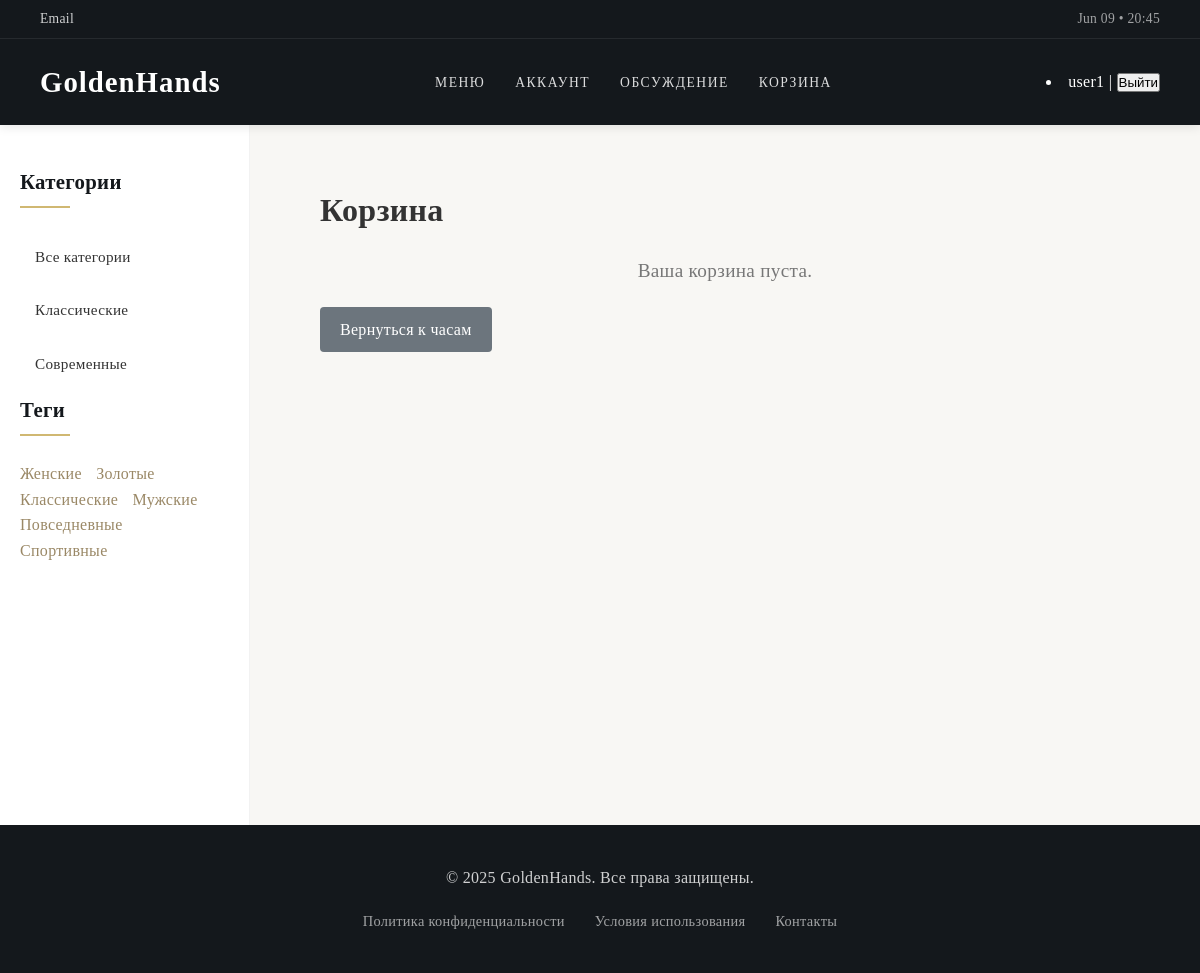
Screenshot of /cart/ (signed in) with the database file from the repository.
### users/models.py (models this page shows)
class User(AbstractUser):
    date_birth = models.DateField(null=True, blank=True)
    photo = models.ImageField(upload_to='users/%Y/%m/%d/', blank=True)

### WebApp/models.py (models this page shows, shortened)
class Category(models.Model):
    name = models.CharField('Название', max_length=100)
    slug = models.SlugField('URL', max_length=100, unique=True)
    class Meta:
        verbose_name = 'Категория'
        verbose_name_plural = 'Категории'
        ordering = ['name']

class Tag(models.Model):
    name = models.CharField('Название', max_length=100, db_index=True)
    slug = models.SlugField('URL', max_length=255, unique=True, db_index=True)
    class Meta:
        verbose_name = 'Тег'
        verbose_name_plural = 'Теги'
        ordering = ['name']

### WebApp/views.py (the view, shortened to what this page needs)
# urls.py: path('cart/', views.cart_view, name='cart'),
@login_required
def cart_view(request):
    cart, created = Cart.objects.get_or_create(user=request.user)
    cart_items = cart.items.all()
    cart_total = sum(item.watch.price * item.quantity for item in cart_items)
    cart_items_with_totals = [{'item': item, 'total': item.watch.price * item.quantity} for item in cart_items]
    return render(request, 'cart.html', {
        'cart': cart,
        'cart_items': cart_items_with_totals,
        'cart_total': cart_total,
    })

### WebApp/templatetags/watch_tags.py (called while the page is built)
@register.inclusion_tag('list_categories.html')
def show_categories(cat_selected=0):
    cats = Category.objects.all()
    return {'cats': cats, 'cat_selected': cat_selected}

@register.inclusion_tag('list_tags.html')
def show_tags():
    tags = Tag.objects.annotate(total=Count('watches')).filter(total__gt=0)
    return {'tags': tags}

### WebProgramming/context_processors.py (called while the page is built)
def current_time(request):
    return {'current_time': datetime.now().strftime("%b %d • %H:%M")}

### users/context_processors.py (called while the page is built)
def get_women_context(request):
    return {'mainmenu': menu}

### templates/cart.html (shortened to what this page needs)
{% extends 'base.html' %}
{% load static %}
{% block content %}
<link rel="stylesheet" href="{% static 'css/styles.css' %}">
<div class="cart-page">
    <h1 class="cart-title">Корзина</h1>
    {% if cart_items %}
        <div class="cart-items">
            {% for item in cart_items %}
                <div class="cart-item">
                    <div class="cart-item-image">
                        {% if item.item.watch.image %}
                            <img src="{{ item.item.watch.image.url }}" alt="{{ item.item.watch.title }}" class="cart-item-img">
                        {% else %}
                            <img src="{% static 'images/default-watch.png' %}" alt="Default watch" class="cart-item-img">
                        {% endif %}
                    </div>
                    <div class="cart-item-details">
                        <h3 class="cart-item-title">{{ item.item.watch.title }}</h3>
                        <p class="cart-item-price">Цена: {{ item.item.watch.price|floatformat:2 }} ₽</p>
                        <form method="post" action="{% url 'cart' %}" class="cart-item-quantity-form">
                            {% csrf_token %}
                            <input type="hidden" name="item_id" value="{{ item.item.id }}">
                            <input type="hidden" name="action" value="update">
                            Количество:
                            <input type="number" name="quantity" value="{{ item.item.quantity }}" min="1" class="cart-item-quantity-input">
                            <button type="submit" class="cart-item-update-btn">Обновить</button>
                        </form>
                        <p class="cart-item-total">Итого: {{ item.total|floatformat:2 }} ₽</p>
                        <form method="post" action="{% url 'cart' %}" class="cart-item-remove-form">
                            {% csrf_token %}
                            <input type="hidden" name="item_id" value="{{ item.item.id }}">
                            <input type="hidden" name="action" value="remove">
                            <button type="submit" class="cart-item-remove-btn">Удалить</button>
                        </form>
                    </div>
                </div>
            {% endfor %}
        </div>
        <div class="cart-summary">
            <h2 class="cart-summary-title">Итоговая стоимость</h2>
            <p class="cart-total">Общая сумма: <strong>{{ cart_total|floatformat:2 }} ₽</strong></p>
            <a href="#" class="btn-checkout">Оформить заказ</a>
        </div>
    {% else %}
        <p class="cart-empty">Ваша корзина пуста.</p>
        <a href="{% url 'watch_list' %}" class="btn-back">Вернуться к часам</a>
    {% endif %}
</div>
{% endblock %}

### templates/base.html (shortened to what this page needs)
<!DOCTYPE html>
<html lang="ru">
<head>
    {% load static %}
    <link rel="stylesheet" href="{% static 'css/styles.css' %}">
</head>
<body>
    <header class="header">
        <div class="top-nav">
            <a href="#" class="email-link">Email</a>
            <span class="timestamp">{{ current_time|default:"Время не указано" }}</span>
        </div>
        <nav class="main-nav">
            <div class="brand-logo">
                <a href="{% url 'home' %}">GoldenHands</a>
            </div>
            <ul class="nav-links">
                <li><a href="{% url 'home' %}">Меню</a></li>
                <li><a href="{% url 'users:profile' %}">Аккаунт</a></li>
                <li><a href="{% url 'user_content_list' %}">Обсуждение</a></li>
                <li><a href="{% url 'cart' %}">Корзина</a></li>
            </ul>
            {% if user.is_authenticated %}
            <li class="last">{{ user.username }} |
                <form action="{% url 'users:logout' %}" method="post" style="display:inline;">
                    <button type="submit">Выйти</button>
                </form>
            </li>
            {% endif %}
        </nav>
    </header>
    <div class="container">
        <aside class="sidebar">
            {% block sidebar %}
                {% load watch_tags %}
                <h3>Категории</h3>
                <ul class="category-list">
                    {% if cat_selected == 0 %}
                        <li class="selected"><span>Все категории</span></li>
                    {% else %}
                        <li><a href="{% url 'home' %}">Все категории</a></li>
                    {% endif %}
                    {% show_categories cat_selected %}
                </ul>
                <h3>Теги</h3>
                {% show_tags %}
            {% endblock %}
        </aside>
        <main class="main-content">
            {% block content %}{% endblock %}
        </main>
    </div>
    <footer class="footer">
        {% block footer %}
            <p>&copy; 2025 GoldenHands. Все права защищены.</p>
            <div class="footer-links">
                <a href="#">Политика конфиденциальности</a>
                <a href="#">Условия использования</a>
                <a href="#">Контакты</a>
            </div>
        {% endblock %}
    </footer>
</body>
</html>

### templates/list_categories.html
<ul class="category-list">
    {% for cat in cats %}
        {% if cat.id == cat_selected %}
            <li class="selected"><span>{{ cat.name }}</span></li>
        {% else %}
            <li><a href="{% url 'category' cat.id %}">{{ cat.name }}</a></li>
        {% endif %}
    {% endfor %}
</ul>

### templates/list_tags.html
{% if tags %}
<ul class="tags-list">
    {% for tag in tags %}
        <li><a href="{% url 'tag' tag.slug %}">{{ tag.name }}</a></li>
    {% endfor %}
</ul>
{% endif %}

### static/css/styles.css (style rules this page uses)
* { margin: 0; padding: 0; box-sizing: border-box; }
:root { --primary-color: #14181c; --secondary-color: #9a8866; --accent-color: #d0b872; --light-color: #f8f7f4; --dark-color: #191919; --gray-color: #e0e0e0; --text-color: #333; --text-light: #717171; --border-radius: 4px; --shadow: 0 4px 12px rgba(0, 0, 0, 0.08); --transition: all 0.3s ease; }
body { font-family: 'Georgia', serif; color: var(--text-color); background-color: var(--light-color); line-height: 1.6; letter-spacing: 0.3px; }
.header { background-color: var(--primary-color); color: #fff; padding: 0; position: sticky; top: 0; z-index: 1000; box-shadow: 0 2px 10px rgba(0, 0, 0, 0.1); }
.top-nav { display: flex; justify-content: space-between; font-size: 0.85em; padding: 8px 40px; border-bottom: 1px solid rgba(255, 255, 255, 0.08); }
.email-link { color: rgba(255, 255, 255, 0.8); text-decoration: none; transition: var(--transition); }
.timestamp { color: rgba(255, 255, 255, 0.6); }
.main-nav { display: flex; justify-content: space-between; align-items: center; padding: 20px 40px; }
.brand-logo a { font-family: 'Playfair Display', serif; font-size: 1.8em; color: #fff; text-decoration: none; font-weight: 600; letter-spacing: 1px; }
.nav-links { list-style: none; display: flex; gap: 30px; }
.nav-links li a { color: rgba(255, 255, 255, 0.85); text-decoration: none; font-weight: 500; text-transform: uppercase; font-size: 0.85em; letter-spacing: 1.5px; transition: var(--transition); padding-bottom: 5px; position: relative; }
.nav-links li a::after { content: ''; position: absolute; bottom: 0; left: 0; width: 0; height: 1px; background: var(--accent-color); transition: width 0.3s; }
.container { display: flex; min-height: calc(100vh - 200px); max-width: 1400px; margin: 0 auto; }
.sidebar { width: 250px; padding: 40px 20px; background-color: #fff; border-right: 1px solid rgba(0, 0, 0, 0.05); position: sticky; top: 100px; height: calc(100vh - 100px); overflow-y: auto; }
.sidebar h3 { font-family: 'Playfair Display', serif; font-size: 1.3em; margin-bottom: 25px; color: var(--primary-color); position: relative; padding-bottom: 10px; }
.sidebar h3::after { content: ''; position: absolute; left: 0; bottom: 0; width: 50px; height: 2px; background-color: var(--accent-color); }
.category-list { list-style: none; }
.category-list li { margin-bottom: 5px; }
.category-list li a, .category-list li span { display: block; padding: 12px 15px; color: var(--text-color); text-decoration: none; font-weight: 400; transition: var(--transition); border-radius: var(--border-radius); font-size: 0.95em; }
.main-content { flex: 1; padding: 40px 50px; }
.btn-back, .btn-cancel { background-color: #f1f1f1; color: #333; }
.footer { background-color: var(--primary-color); color: rgba(255, 255, 255, 0.8); padding: 40px; text-align: center; }
.footer p { margin-bottom: 20px; }
.footer-links { display: flex; justify-content: center; gap: 30px; }
.footer-links a { color: rgba(255, 255, 255, 0.6); text-decoration: none; transition: var(--transition); font-size: 0.9em; }
.tags-list { list-style: none; margin-top: 10px; }
.tags-list li { display: inline-block; margin-right: 10px; }
.tags-list li a { color: var(--secondary-color); text-decoration: none; transition: var(--transition); }
.cart-page { max-width: 900px; margin: 0 auto; padding: 20px; }
.cart-title { font-size: 2em; margin-bottom: 20px; color: #333; }
.cart-empty { font-size: 1.2em; color: #777; text-align: center; margin-bottom: 20px; }
.btn-back { display: inline-block; padding: 10px 20px; background-color: #6c757d; color: #fff; text-decoration: none; border-radius: 4px; transition: background-color 0.3s; }

### rows the page displays
User: username "user1"
Category: name "Классические"
Category: name "Современные"
Tag: name "Женские"
Tag: name "Золотые"
Tag: name "Классические"
Tag: name "Мужские"
Tag: name "Повседневные"
Tag: name "Спортивные"
